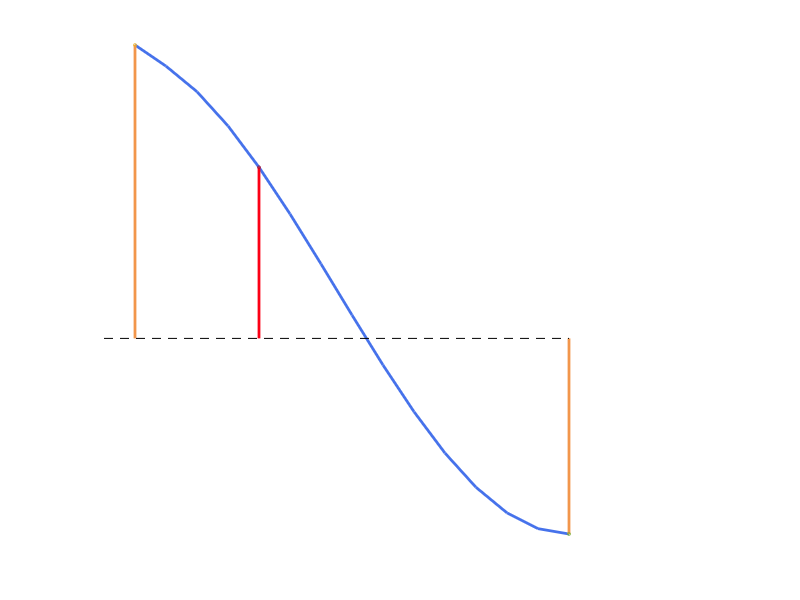
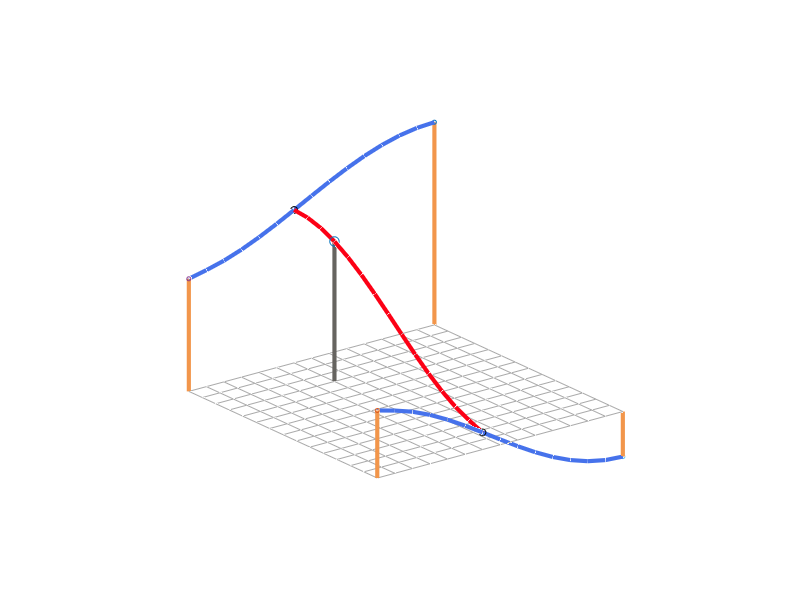

The MATLAB source for these figures, in order:
% 2D bilinear interpolation
% Showing what happens to interpolate a point of 1 lattice
function valueNoise2DInterpolationDemo()
  % Example
  % Lattice has wavelength of num_points
  num_points = 15;

  % Initialize noise matrix
  grid_size = [num_points, num_points];
  noise = zeros(grid_size);
  % Set random heights to lattice corners --- in this case we will hardcode them
  noise(1,1) = 15;
  noise(1,num_points) = 25;
  noise(num_points,1) = -10;
  noise(num_points,num_points) = 45;

  % How do we interpolate the value at position (7, 12), for example ?
  % - We first find the interpolation of coord X the "sides" of the lattice, nx0 and nx1

  poi = [7 12];

  % nx0 - from (1,1) to (num_points,1)
  nx0 = interpCos(poi(1), num_points, noise(1,1), noise(num_points,1));
  % nx1 - from (1,num_points) to (num_points,num_points)
  nx1 = interpCos(poi(1), num_points, noise(1,num_points), noise(num_points,num_points));
  % The result is also interpolated at the Y position
  nx1 = interpCos(poi(2), num_points, nx0, nx1);


  %%%%%%%%%%%%%%%%%%%%%%%%%%%%%%%%%%%%%%%%%%%%%%%%
  %  Visual representation of what we have done

  % We will show the 1D interpolation first
  figure;
  side1D = zeros(1,num_points);
  for i=2:num_points-1
    side1D(i) = interpCos(i, num_points, noise(1,1), noise(num_points,1));
  endfor
  side1D(1) = noise(1,1);
  side1D(num_points) = noise(num_points,1);
  xs = 1:num_points;
  plot(xs, side1D, 'linewidth', 2, 'color','#4672eb'); hold on;
  plot([1 1], [0 side1D(1)], 'linewidth', 2, 'color', '#f2964b' );hold on;
  plot(1, side1D(1), 'o','MarkerSize',2);   hold on;
  plot([num_points num_points], [0 side1D(num_points)], 'linewidth', 2, 'color', '#f2964b' );hold on;
  plot(num_points, side1D(num_points), 'o','MarkerSize',2); hold on;

  poi1 = floor(num_points/3);
  plot([poi1 poi1], [0 side1D(poi1)], 'linewidth', 2, 'color', '#fc0015' );hold on;
  plot(poi1, side1D(poi1), 'o','MarkerSize',2); hold on;
  line ([0 num_points], [0 0], "linestyle", "--", "color", "k");
  axis off; box off;

  figure;
  grid = zeros(grid_size);

  % Paint the grid and the lattice point random values
  mesh(grid, "facecolor", "none", "edgecolor", "#a9a9a9");  hold on;
  % Paint the lattice points
  plot3([1 1],[1 1], [0 noise(1,1)], 'linewidth', 3, 'color', '#f2964b');   hold on;
  plot3([1],[1], [noise(1,1)], 'o','MarkerSize',3);   hold on;

  plot3([1 1],[num_points num_points], [0 noise(1,num_points)], 'linewidth', 3, 'color', '#f2964b');  hold on;
  plot3([1],[num_points], [noise(1,num_points)], 'o','MarkerSize',3);   hold on;

  plot3([num_points num_points],[1 1], [0 noise(num_points,1)], 'linewidth', 3 , 'color', '#f2964b');  hold on;
  plot3([num_points], [1], [noise(num_points,1)], 'o','MarkerSize',3);   hold on;

  plot3([num_points num_points],[num_points num_points], [0 noise(num_points,num_points)], 'linewidth', 3 , 'color', '#f2964b');  hold on;
  plot3([num_points], [num_points], [noise(num_points,num_points)], 'o','MarkerSize',3);   hold on;

  % Draw the linear interpolation of the first sides
  side = zeros(1,num_points);
  for i=2:num_points-1
    side(i) = interpCos(i, num_points, noise(1,1), noise(num_points,1));
  endfor
  side(1) = noise(1,1);
  side(num_points) = noise(num_points,1);
  xs = 1:num_points;
  ys = ones(1,num_points);
  plot3(xs, ys, side, 'linewidth', 3, 'color','#4672eb'); hold on;

  side2 = zeros(1,num_points);
  for i=2:num_points-1
    side2(i) = interpCos(i, num_points, noise(1,num_points), noise(num_points,num_points));
  endfor
  side2(1) = noise(1,num_points);
  side2(num_points) = noise(num_points,num_points);
  xs = 1:num_points;
  ys = ones(1,num_points) * num_points;
  plot3(xs, ys, side2, 'linewidth', 3, 'color','#4672eb'); hold on;

   % Plot the point of x = poi(1) on the sides (nx0 and nx1)
  plot3(poi(1), [1], side(poi(1)), 'o','MarkerSize',5, 'color', 'k');   hold on;
  plot3(poi(1), [num_points], side2(poi(1)), 'o','MarkerSize',5, 'color', 'k');   hold on;

  % Calc the interpolation between sides
  finalside = zeros(1, num_points);
  for i=2:num_points-1
    finalside(i) = interpCos(i, num_points, side(poi(1)), side2(poi(1)));
  endfor
  finalside(1) = side(poi(1));
  finalside(num_points) = side2(poi(1));
  xs = ones(1,num_points) * poi(1);
  ys = 1:num_points;
  plot3(xs, ys, finalside, 'linewidth', 3, 'color','#fc0015'); hold on;

  % Plot the interest point - the one interpolated
  plot3([poi(1) poi(1)],[poi(2) poi(2)], [0 finalside(poi(2))], 'linewidth', 3, 'color','#666460');   hold on;
  plot3(poi(1), poi(2), finalside(poi(2)), 'o','MarkerSize',7);   hold on;

  axis off; box off;
end;


function y = interpCos(x, wavelength, y1, y2)
  position = mod(x, wavelength) / wavelength;
  ft = position * pi;
  f = (1 - cos(ft)) * 0.5;
  y = y1 * (1 - f) + y2 * f;
end;



